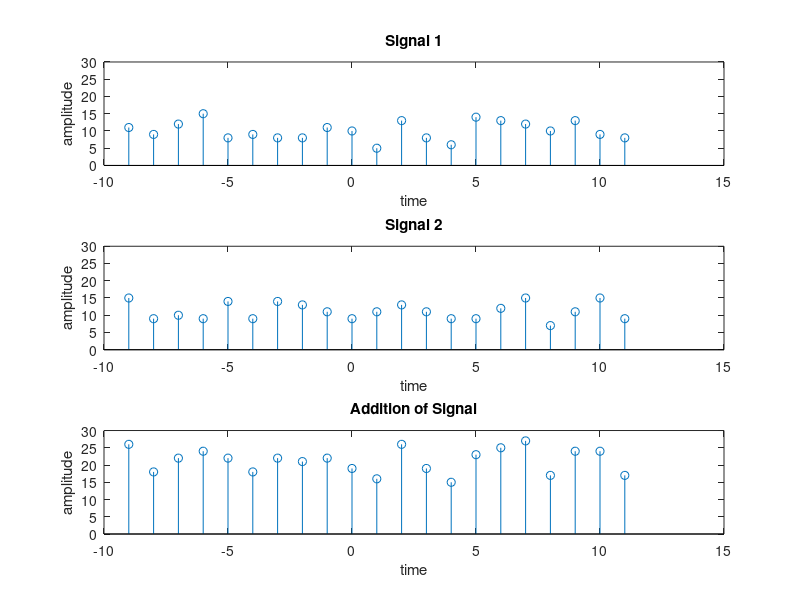
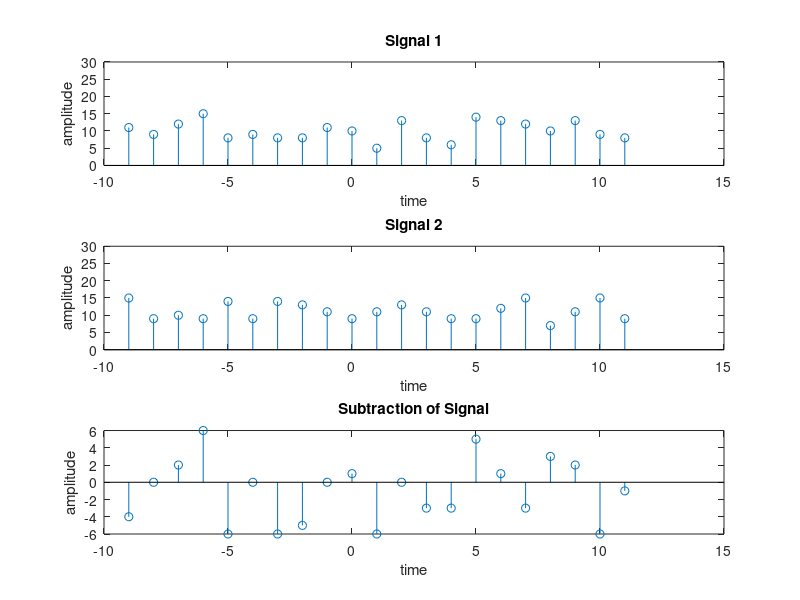
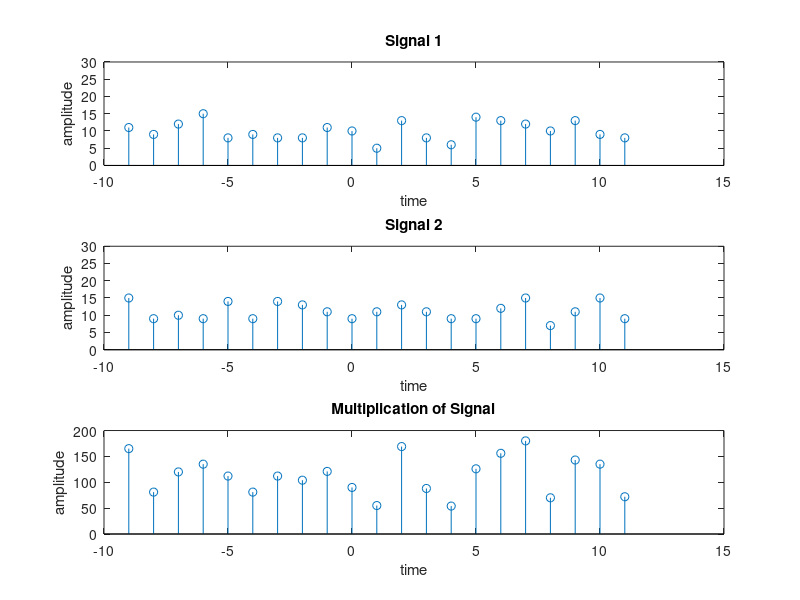
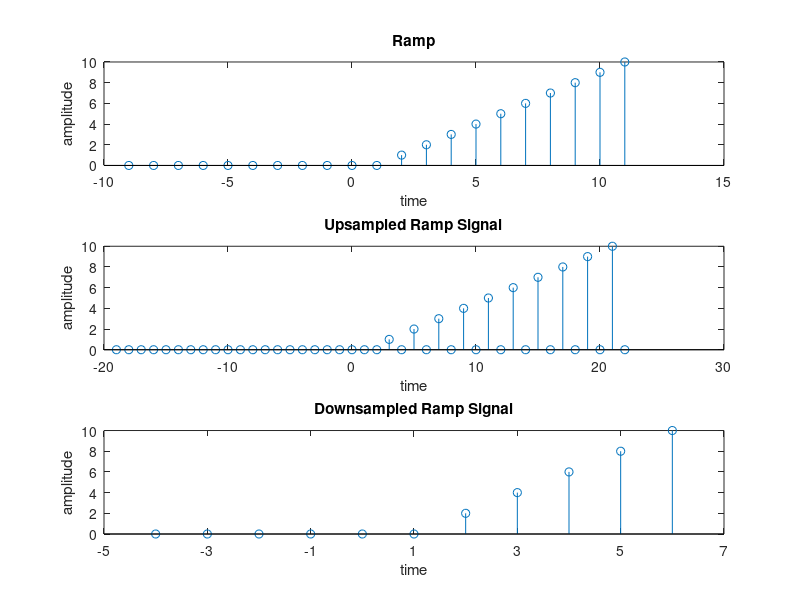

These charts were generated, in order, by the following MATLAB code:
% Define the range of random integers
min_value = 5;
max_value = 15;

% Figure 1 for Signal Addition
% Signal 1
figure;
subplot(3, 1, 1)
b = zeros(1, 21);
for i = -10 : 1 : 10
    % Generate a random integer within the specified range
    rand_amp = randi([min_value, max_value]);
    b(1, 10 + 1 + i) = rand_amp;
end
stem(b)
xlabel('time')
ylabel('amplitude')
xt = get(gca, 'XTick');
set(gca, 'XTick', xt, 'XTickLabel', xt - 10)
ylim([0, 30]);
title('Signal 1')

% Signal 2
subplot(3, 1, 2)
c = zeros(1, 21);
for i = -10 : 1 : 10
    % Generate a random integer within the specified range
    rand_amp = randi([min_value, max_value]);
    c(1, 10 + 1 + i) = rand_amp;
end
stem(c)
xlabel('time')
ylabel('amplitude')
xt = get(gca, 'XTick');
set(gca, 'XTick', xt, 'XTickLabel', xt - 10)
ylim([0, 30]);
title('Signal 2')

% Add the two signals
subplot(3, 1, 3)
combined_signal = b + c;
stem(combined_signal)
xlabel('time')
ylabel('amplitude')
xt = get(gca, 'XTick');
set(gca, 'XTick', xt, 'XTickLabel', xt - 10)
title('Addition of Signal')

% Figure 2 for Signal Subtraction
figure;
% Signal 1
subplot(3, 1, 1)
stem(b)
xlabel('time')
ylabel('amplitude')
xt = get(gca, 'XTick');
set(gca, 'XTick', xt, 'XTickLabel', xt - 10)
ylim([0, 30]);
title('Signal 1')

% Signal 2
subplot(3, 1, 2)
stem(c)
xlabel('time')
ylabel('amplitude')
xt = get(gca, 'XTick');
set(gca, 'XTick', xt, 'XTickLabel', xt - 10)
ylim([0, 30]);
title('Signal 2')

% Subtract the two signals
subplot(3, 1, 3)
combined_signal = b - c;
stem(combined_signal)
xlabel('time')
ylabel('amplitude')
xt = get(gca, 'XTick');
set(gca, 'XTick', xt, 'XTickLabel', xt - 10)
title('Subtraction of Signal')

% Figure 3 for Signal Multiplication
figure;
% Signal 1
subplot(3, 1, 1)
stem(b)
xlabel('time')
ylabel('amplitude')
xt = get(gca, 'XTick');
set(gca, 'XTick', xt, 'XTickLabel', xt - 10)
ylim([0, 30]);
title('Signal 1')

% Signal 2
subplot(3, 1, 2)
stem(c)
xlabel('time')
ylabel('amplitude')
xt = get(gca, 'XTick');
set(gca, 'XTick', xt, 'XTickLabel', xt - 10)
ylim([0, 30]);
title('Signal 2')

% Multiply the two signals
subplot(3, 1, 3)
combined_signal = b .* c;
stem(combined_signal)
xlabel('time')
ylabel('amplitude')
xt = get(gca, 'XTick');
set(gca, 'XTick', xt, 'XTickLabel', xt - 10)
title('Multiplication of Signal')

% Figure 4 for Signal Upsampling and Downsampling
figure;
subplot(3, 1, 1)
c = zeros(1, 21);
for i = -10 : 1 : 10
    if i >= 0
        c(1, 10 + 1 + i) = i;
    else
        c(1, 10 + 1 + i) = 0;
    end
end
stem(c)
xlabel('time')
ylabel('amplitude')
xt = get(gca, 'XTick');
set(gca, 'XTick', xt, 'XTickLabel', xt - 10)
title('Ramp')

subplot(3, 1, 2)
% Upsampling by a factor of 2
c_upsampled = zeros(1, 2 * length(c));
for i = 1:length(c)
    c_upsampled(2*i - 1) = c(i);
end
stem(c_upsampled)
xlabel('time')
ylabel('amplitude')
xt = get(gca, 'XTick');
set(gca, 'XTick', xt, 'XTickLabel', xt - 20)
ylim([0, 10]);
title('Upsampled Ramp Signal')

subplot(3, 1, 3)
% Downsampling by a factor of 2
c_downsampled = zeros(1, ceil(length(c)/2));
for i = 1:ceil(length(c)/2)
    c_downsampled(i) = c(2*i - 1);
end
stem(c_downsampled)
xlabel('time')
ylabel('amplitude')
xt = get(gca, 'XTick');
set(gca, 'XTick', xt, 'XTickLabel', xt - 5)
ylim([0, 10]);
title('Downsampled Ramp Signal')

% Figure 5 for Signal Shift Operation (Delay & Advance)
% Generate signal
figure;
subplot(3, 1, 1)
d = zeros(1, 7);
d(1, 3) = 3;
d(1, 4) = 2;
d(1, 5) = 1;
stem(d)
xlabel('n')
ylabel('X(n)')
% Modify x-axis to display all integer values
xticks(0:1:7)
xt = get(gca, 'XTick');
set(gca, 'XTick', xt, 'XTickLabel', xt - 1)
title('Original Signal')

% Create delayed signal
subplot(3, 1, 2)
d_delay = zeros(1, 7); % Initialize d_delay with zeros
for i = 3 : 1 : 7
    d_delay(i) = d(i-2); % Shift d by 2 units to the right
end
stem(d_delay)
xlabel('n')
ylabel('X(n)')
% Modify x-axis to display all integer values
xticks(0:1:7) 
xt = get(gca, 'XTick');
set(gca, 'XTick', xt, 'XTickLabel', xt - 1)
title('Signal Delayed by 2 units')

% Create advanced signal
subplot(3, 1, 3)
d_advanced = zeros(1, 7); % Initialize d_advanced with zeros
for i = 1 : 1 : 5
    d_advanced(i) = d(i+2); % Shift d by 2 units to the left
end
stem(d_advanced)
xlabel('n')
ylabel('X(n)')
% Modify x-axis to display all integer values
xticks(0:1:7) 
xt = get(gca, 'XTick');
set(gca, 'XTick', xt, 'XTickLabel', xt - 1)
title('Signal Advanced by 2 units')
